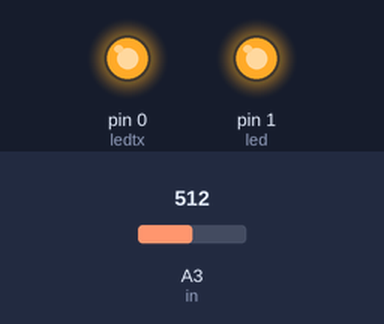
Bench run of a sketch on a simulated Arduino Uno, built with avr-gcc and run on an emulated ATmega328P. Parts: output pins drawn as LEDs (lit = HIGH). The inputs (shaded band) are chosen by the test bench; at power-on: A3 (in) = 512.

Above: at 1.2 s.
1.3 s: A3 (in) set to 990
At 2.2 s:
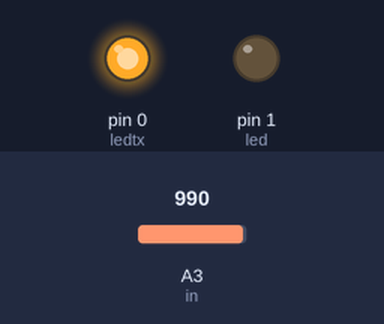
Timing chart, 0 to 23.8 s (numbered marks = the images above; inputs shaded):
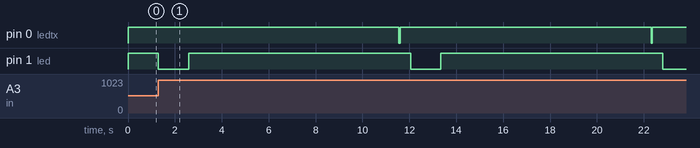

The sketch:

novella2012_Var.ino
```cpp
/*
Add it basic module
extention progressive
 Hardware definif
 */

#define ledtx 0 // led IR
#define led 1 // led 10 mm
#define in 3 // phototransisor


void setup()
{
  pinMode(ledtx, OUTPUT);
  pinMode(led, OUTPUT);
  digitalWrite(ledtx,HIGH); // les leds sont montés avec l'anode sur le + Vcc,
  digitalWrite(led, HIGH); //il faut donc mettre les pins de l'attiny a High pour les eteindre et à low pour les allumer
}

void loop() {
  int sensorValue = 0;
  int i;
  sensorValue = analogRead(in); //lecture de la valeur au nouveau du phototrans

  if (sensorValue > 980 ) // si le seuil est depassé
  {
    digitalWrite(led,LOW);
    for ( i=0 ; i<1024 ; i++ )
    {
      analogWrite(led, i);
      delay(10);
    }
    digitalWrite(ledtx, LOW); // on allume la led IR pendent 50 ms
    delay(50);
    digitalWrite(ledtx, HIGH); // on eteind la led IR
    delay(450); // rien ne se passe pendent 0,45 s
  }
}
```

Measured:
- after the input at 1.3 s, pin 0 (ledtx): alternates HIGH for 10.7 s and LOW for 0.05 s, starting after 10.3 s; pin 1 (led): alternates HIGH for 9.5 s and LOW for 1.3 s, starting at once
